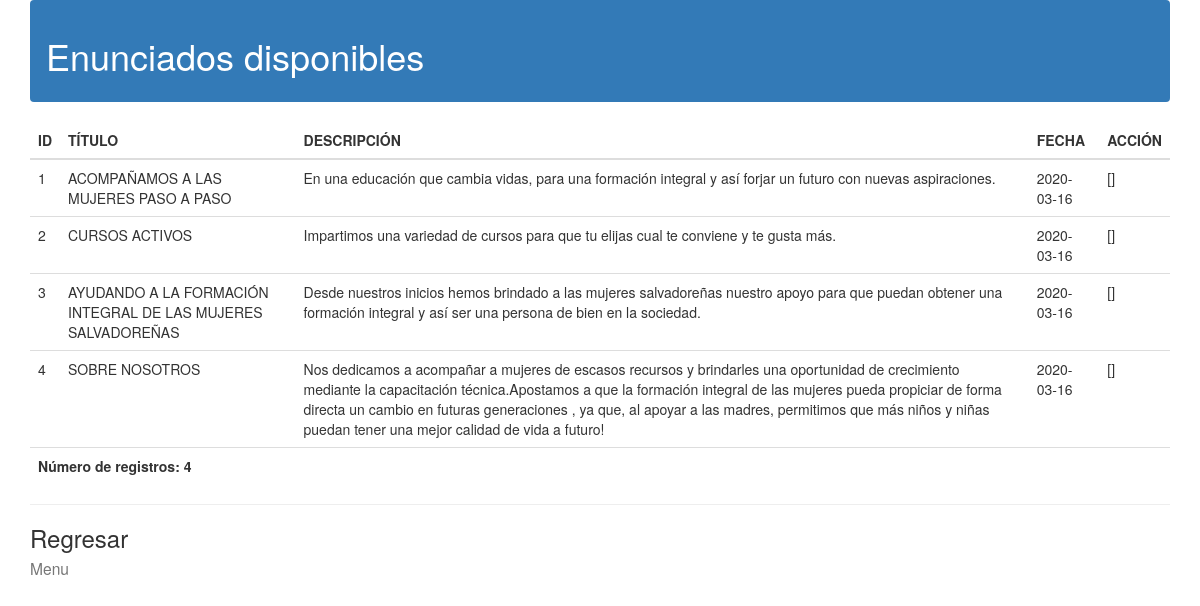
Page /Admin/CRUD_admin/Enunciados/mostrar_enunciados.php (signed in) on the committed database.
### tables this page shows
CREATE TABLE IF NOT EXISTS `Enunciados` (
  `Id_Enun` int(5) NOT NULL,
  `Titulo` varchar(150) NOT NULL,
  `Descripcion` Varchar(1500) NOT NULL,
  `Fecha` date NOT NULL,
  PRIMARY KEY (`Id_Enun`)
);

### Admin/CRUD_admin/Enunciados/mostrar_enunciados.php (the view, shortened to what this page needs)
<!DOCTYPE html>
	<html lang="es">
		<head>
			<link href = "//maxcdn.bootstrapcdn.com/bootstrap/3.3.0/css/bootstrap.min.css" rel = "stylesheet" id ="bootstrap-css" >
		</head>
		<header>
			<nav class = "navbar navbar-dark bg-primary" >
			<span class = "navbar-text" >
			<h1> Enunciados disponibles </h1>
			</span>
			</nav>
		</header>
		<body class="container">
			<?php
					@$db = new mysqli('localhost','root','','sirama', '3308');
				$db->set_charset( "utf8" );
				$consulta = " SELECT * FROM enunciados ORDER BY Id_Enun";
				$resultc = $db->query($consulta);
				$num_results = $resultc->num_rows;
				echo "<table class='table'>
				<colgroup>
				<col class=\"idenun\">
				</colgroup>
				<colgroup>
				<col class=\"titu\">
				</colgroup>
				<colgroup>
				<col class=\"descrip\">
				</colgroup>
				<colgroup>
				<col class=\"fecha\">
				</colgroup>
				<colgroup>
				<col class=\"action\">
				</colgroup>
				<thead>
				<tr id=\"theader\">
				<th>ID</th>
				<th>TÍTULO</th>
				<th>DESCRIPCIÓN</th>
				<th>FECHA</th>
				<th>ACCIÓN</th>
				</tr>
				</thead>
				<tbody>";
				while ($row = $resultc->fetch_assoc()) {
				echo "<tr class=\"normal\"onmouseover=\"this.className='selected'\" onmouseout=\"this.className='normal'\">";
				echo "<td scope='col'>";
				echo "" . $row[ 'Id_Enun' ] . "";
				echo "</td><td scope='col'>";
				echo "" . stripslashes($row[ 'Titulo' ]) . "";
				echo "</td><td scope='col'>\n";
				echo "" . stripslashes($row[ 'Descripcion' ]) . "";
				echo "</td><td scope='col'>";
				echo "" . $row[ 'Fecha' ];
				echo "</td><td scope='col'>";
				echo "[<a href=\"" . $_GET[ 'opc' ] . ".php?id=" .
				$row[ 'Id_Enun' ] . "\">";
				echo "</a>]";
				echo "</td></tr>";
				}
				echo "</tbody>";
				echo "<tfoot>";
				echo "<tr id=\"tfooter\">";
				echo "<th colspan=\"5\">";
				echo "Número de registros: " . $num_results . "";
				echo "</th>";
				echo "</tr>";
				echo "</tfoot>";
				echo "</table>";
				?>
				<hr class = "d-lg-none divider" >
				<a href = "Opciones_Enunciados.php" class = "d-block h3
				font-weight-normal" > Regresar <br>
				<small class = "d-block text-muted
				text-small" > Menu </small>
				</a>
		</body>
	</html>

### rows in the picture
enunciados: Id_Enun "1", Titulo "ACOMPAÑAMOS A LAS MUJERES PASO A PASO", Descripcion "En una educación que cambia vidas, para una formación integral y así forjar un futuro con nuevas aspiraciones.", Fecha "2020-03-16"
enunciados: Id_Enun "2", Titulo "CURSOS ACTIVOS", Descripcion "Impartimos una variedad de cursos para que tu elijas cual te conviene y te gusta más.", Fecha "2020-03-16"
enunciados: Id_Enun "3", Titulo "AYUDANDO A LA FORMACIÓN INTEGRAL DE LAS MUJERES SALVADOREÑAS", Descripcion "Desde nuestros inicios hemos brindado a las mujeres salvadoreñas nuestro apoyo para que puedan obtener una formación integral y así ser una persona de bien en la sociedad.", Fecha "2020-03-16"
enunciados: Id_Enun "4", Titulo "SOBRE NOSOTROS", Descripcion "Nos dedicamos a acompañar a mujeres de escasos recursos y brindarles una oportunidad de crecimiento mediante la capacitación técnica.Apostamos a que la formación integral de las mujeres pueda propiciar de forma directa un cambio en futuras generaciones , ya que, al apoyar a las madres, permitimos que más niños y niñas puedan tener una mejor calidad de vida a futuro!", Fecha "2020-03-16"

### other values in the picture
$num_results "4"
